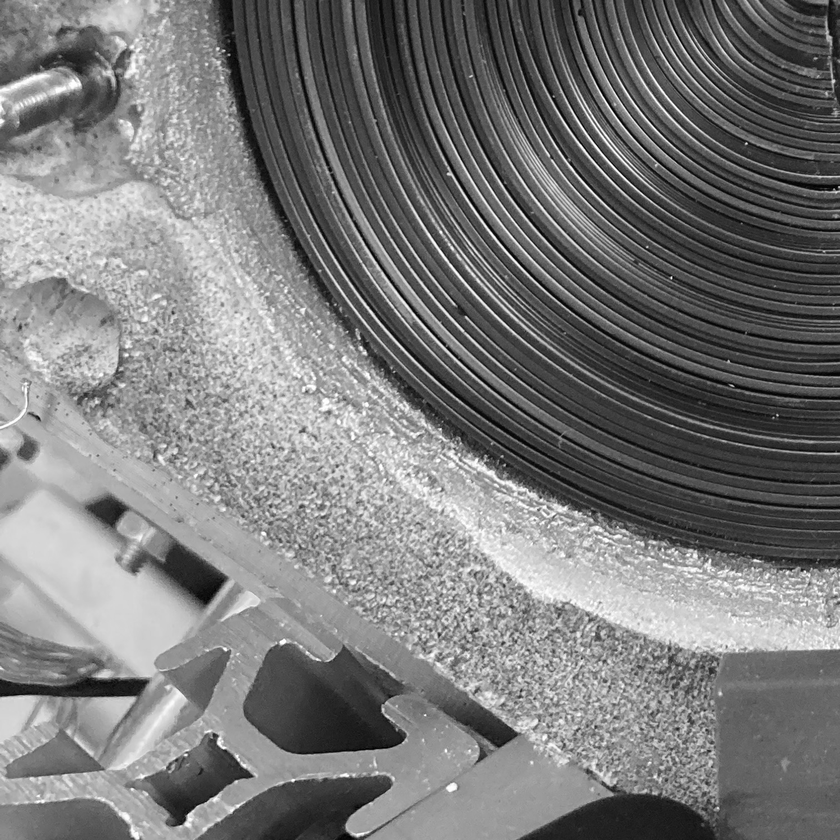
#> input picture submission/images/img_1_0.png, 840 x 840 px, shrunk from 1500 x 1500 before the run
$ python problem_3.py
#> lines starting #> are read from the running program, lines starting #| are printed output that depends on the picture; after the words box and inside, x2 and y2 are one past the last pixel; in counts of white or black regions, pixels touching at a corner belong together
################################
## Travis Allen
## CS 6640 Project 3 Problem 3
################################

## import necessary libraries
import numpy as np
import skimage as sk
from skimage import io
from skimage import filters
from skimage import morphology
import matplotlib.pyplot as plt

from numba import jit

## define function to perform phase correlation
def phase_correlation(F,G):
    ## compute fourier transform of image G
    G_fourier = np.fft.fft2(G)

    ## compute complex conjugate of fourier transform of image F
    F_conj_fourier = np.fft.fft2(F).conj()

    ## compute F*G/(|F*G|)
    correlation_fourier = F_conj_fourier*G_fourier/(np.absolute(F_conj_fourier*G_fourier))

    ## low pass filter the result
    correlation_fourier = gaussian_lowpass(correlation_fourier,20,0)

    ## compute inverse fourier transform to find phase correlation
    correlation = (np.fft.ifft2(correlation_fourier)) ## np.fft.fftshift
    return correlation

## define function to perform low pass filtering in fourier domain, to be used in phase correlation
@jit(nopython=True)
def gaussian_lowpass(image,cutoff,show_filter):
    ## image: Image array to be filtered
    ## cutoff: number of standard deviations to include. Typical value is 8
    ## show_filter: boolean to decide whether or not to show the graph of the filter

    ## start with array of ones
    size = np.shape(image)
    rows = size[0]
    cols = size[1]
    filt_x = np.ones((rows,cols))
    filt_y = np.ones((rows,cols))

    ## elementwise multiply each directional array of ones with gaussian
    sigma_x = cols/cutoff
    sigma_y = rows/cutoff

    ## y direction
    for i in range(rows):
        for j in range(cols):
            ## transform array index to spatial coordindate
            spatial_i = i - ((rows/2)-1)
            spatial_j = j - ((cols/2)-1)

            ## calculate appropriate value of gaussian, replace the appropriate element
            filt_y[i,j] = (1/(np.sqrt(2*np.pi)*sigma_y))*np.exp(-0.5*((spatial_i/sigma_y)**2))
            filt_x[i,j] = (1/(np.sqrt(2*np.pi)*sigma_x))*np.exp(-0.5*((spatial_j/sigma_x)**2))

    # [24 lines of commented-out code are left out]
    return (filt_x*filt_y)*image

## read some images
img_1_0 = io.imread("images/img_1_0.png",as_gray=True)
#> img_1_0 is the input picture: shape (840, 840); min 0, max 255, mean 121.9
img_1_1 = io.imread("images/img_1_1.png",as_gray=True)
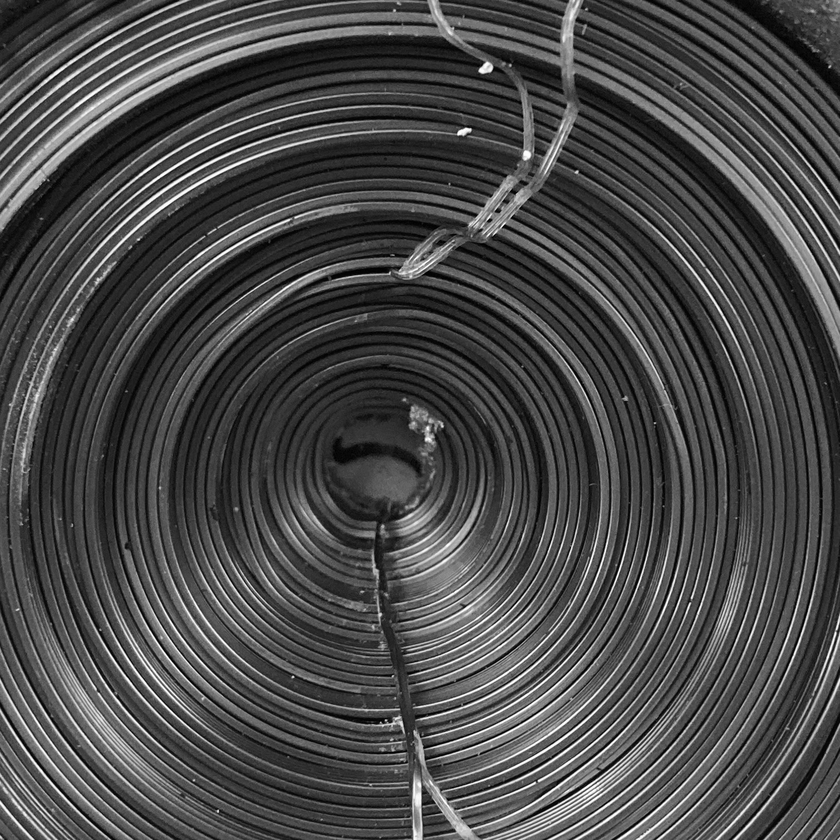
#> input picture submission/images/img_1_1.png, 840 x 840 px, shrunk from 1500 x 1500 before the run
#> img_1_1 is the input picture: shape (840, 840); min 0, max 255, mean 73.4

## find their phase correlation
pc = phase_correlation(img_1_0,img_1_1)

## there is some numerical error so imaginary parts != 0. Extract just the real part
size = np.shape(pc)
#> size = (840, 840)
pc_real = np.zeros((size[0],size[1]))
pc_real = pc.real

## threshold to see results a bit clearer
@jit(nopython=True)
def threshold(image):
    ## set parameter below which to send intensities to 0
    cutoff = 0.94

    ## determine the max intensity in the image
    max_intensity = np.amax(image)

    ## normalize the image
    thresholded_image = image/max_intensity

    ## Loop through each pixel and adjust intensity depending on how close it is to max intensity
    size = np.shape(image)
    for i in range(size[0]):
        for j in range(size[1]):
            if (image[i,j] <= cutoff*max_intensity):
                thresholded_image[i,j] = 0
            else:
                thresholded_image[i,j] = 1

    return thresholded_image

t_image = threshold(pc_real)
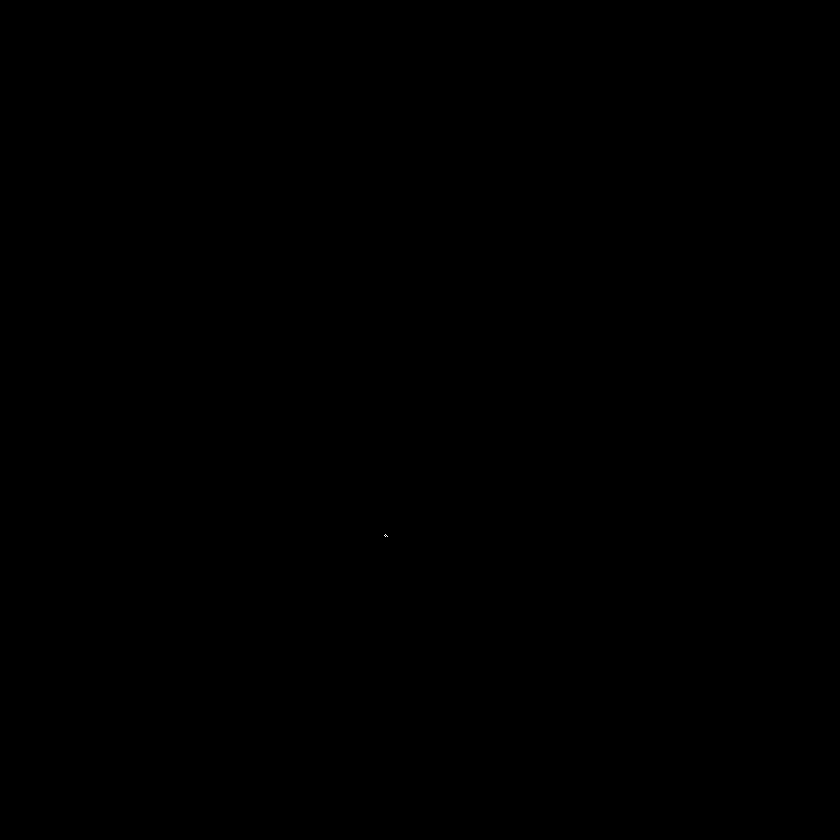
#> t_image: shape (840, 840) float64; values 0 (black) and 1 (white), 0% white in thin lines or dots, all inside (x1, y1, x2, y2) = (384, 534, 388, 537)

## dilate to make even clearer
t_image = morphology.dilation(t_image)
#> t_image: shape (840, 840) float64; values 0 (black) and 1 (white), 0% white in thin lines or dots, all inside (x1, y1, x2, y2) = (383, 533, 389, 538)

## print the maximum element of pc_real
print(np.amax(pc_real))
#| 1.5001092541863584e-07

## find the indices of the maximal element of the phase correlation, call them lambda_y and lambda_x
index = np.unravel_index(np.argmax(pc_real, axis=None), pc_real.shape)
#> index = (536, 385)
lambda_y = index[0]
#> lambda_y = 536
lambda_x = index[1]
#> lambda_x = 385

## now compute the phase correlations of each region
m = size[0]
#> m = 840
n = size[1]
#> n = 840
ml = m-lambda_y
#> ml = 304
nl = n-lambda_x
#> nl = 455
max_correlation = np.zeros((4,1))

## region 0 ------------------------------------------------------------------------
region0_image1 = np.zeros((lambda_y,lambda_x))
region0_image2 = np.zeros((lambda_y,lambda_x))

## populate according to convention described in report
region0_image1[0:-1,0:-1] = img_1_0[ml:-1,nl:-1]
region0_image2[0:-1,0:-1] = img_1_1[0:lambda_y-1,0:lambda_x-1]

## compute phase correlation
region_0_phase_correlation = phase_correlation(region0_image1,region0_image2)

## find the maximal element of the phase correlation and store it
max_correlation[0] = np.amax(region_0_phase_correlation.real)

## region 1 ------------------------------------------------------------------------
region1_image1 = np.zeros((lambda_y,nl))
region1_image2 = np.zeros((lambda_y,nl))

## populate according to convention described in report
region1_image1[0:-1,0:-1] = img_1_0[ml:-1,0:nl-1]
region1_image2[0:-1,0:-1] = img_1_1[0:lambda_y-1,lambda_x:-1]

## compute phase correlation
region_1_phase_correlation = phase_correlation(region1_image1,region1_image2)

## find the maximal element of the phase correlation and store it
max_correlation[1] = np.amax(region_1_phase_correlation.real)

## region 2 ------------------------------------------------------------------------
region2_image1 = np.zeros((ml,lambda_x))
region2_image2 = np.zeros((ml,lambda_x))

## populate according to convention described in report
region2_image1[0:-1,0:-1] = img_1_0[0:ml-1,nl:-1]
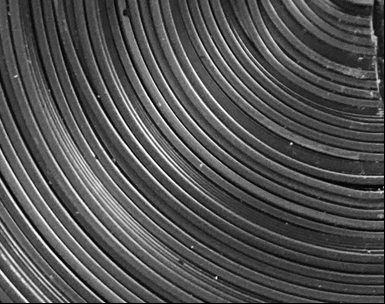
#> region2_image1: shape (304, 385) float64; min 0, max 255, mean 81.8
region2_image2[0:-1,0:-1] = img_1_1[lambda_y:-1,0:lambda_x-1]
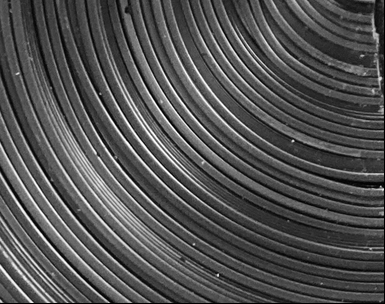
#> region2_image2: shape (304, 385) float64; min 0, max 255, mean 81.9

## compute phase correlation
region_2_phase_correlation = phase_correlation(region2_image1,region2_image2)

## find the maximal element of the phase correlation and store it
max_correlation[2] = np.amax(region_2_phase_correlation.real)

## region 3 ------------------------------------------------------------------------
region3_image1 = np.zeros((ml,nl))
region3_image2 = np.zeros((ml,nl))

## populate according to convention described in report
region3_image1[0:-1,0:-1] = img_1_0[0:ml-1,0:nl-1]
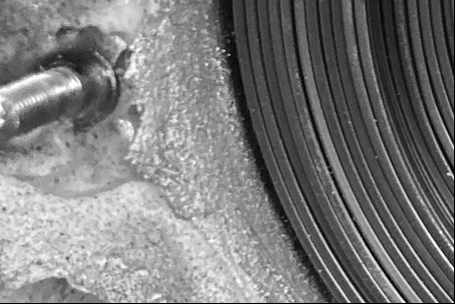
#> region3_image1: shape (304, 455) float64; min 0, max 255, mean 122.7
region3_image2[0:-1,0:-1] = img_1_1[lambda_y:-1,lambda_x:-1]
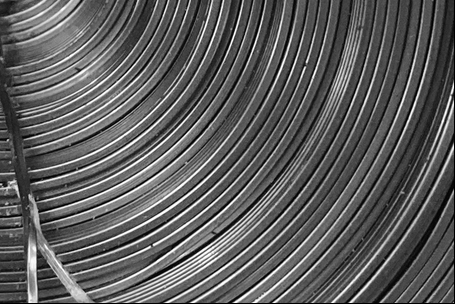
#> region3_image2: shape (304, 455) float64; min 0, max 255, mean 93.8

## compute phase correlation
region_3_phase_correlation = phase_correlation(region3_image1,region3_image2)

## find the maximal element of the phase correlation and store it
max_correlation[3] = np.amax(region_3_phase_correlation.real)

## now find the index of the maximum correlation. This will correspond to the region.
max_idx = np.unravel_index(np.argmax(max_correlation, axis=None), max_correlation.shape)

## now create the canvas depending on the index.
if (max_idx[0] == 0):
    ## create canvas
    canvas = np.ones((2*m-lambda_y,2*n-lambda_x))*127

    ## now plot the images in the right places
    canvas[0:m,0:n] = img_1_0
    canvas[ml:ml+m,nl:nl+n] = img_1_1

    plt.figure(figsize=(9,9.5))
    plt.imshow(canvas,cmap='gray')
    plt.axis('off')
    plt.title("Two-image Mosaic")
    plt.tight_layout()
    plt.savefig("p3_output/img_1_mosaic_lp.png")
    plt.show()

    plt.figure(figsize=(12,6.5))
    plt.subplot(1,2,1)
    plt.imshow(img_1_0,cmap='gray')
    plt.axis('off')
    plt.title("Image 1")

    plt.subplot(1,2,2)
    plt.imshow(img_1_1,cmap='gray')
    plt.axis('off')
    plt.title("Image 2")

    plt.tight_layout()
    # plt.savefig("p3_output/img_0_pieces.png")
    plt.show()

    print("Region 0")

elif (max_idx[0] == 1):
    ## create canvas
    canvas = np.ones((2*m-lambda_y,n+lambda_x))*127

    ## now plot the images in the right places
    canvas[ml:-1,0:n] = img_1_0
    canvas[0:m,lambda_x:-1] = img_1_1

    plt.figure(figsize=(9,9.5))
    plt.imshow(canvas,cmap='gray')
    plt.axis('off')
    plt.title("Two-image Mosaic")
    plt.tight_layout()
    plt.savefig("p3_output/img_1_mosaic_lp.png")
    plt.show()

    plt.figure(figsize=(12,6.5))
    plt.subplot(1,2,1)
    plt.imshow(img_1_0,cmap='gray')
    plt.axis('off')
    plt.title("Image 1")

    plt.subplot(1,2,2)
    plt.imshow(img_1_1,cmap='gray')
    plt.axis('off')
    plt.title("Image 2")

    plt.tight_layout()
    # plt.savefig("p3_output/img_0_pieces.png")
    plt.show()

    print("Region 1")

elif (max_idx[0] == 2):
    ## create canvas
    canvas = np.ones((m+lambda_y,2*n-lambda_x))*127

    ## now plot the images in the right places
    canvas[lambda_y-1:-1,0:n] = img_1_0
    canvas[0:m,nl-1:-1] = img_1_1
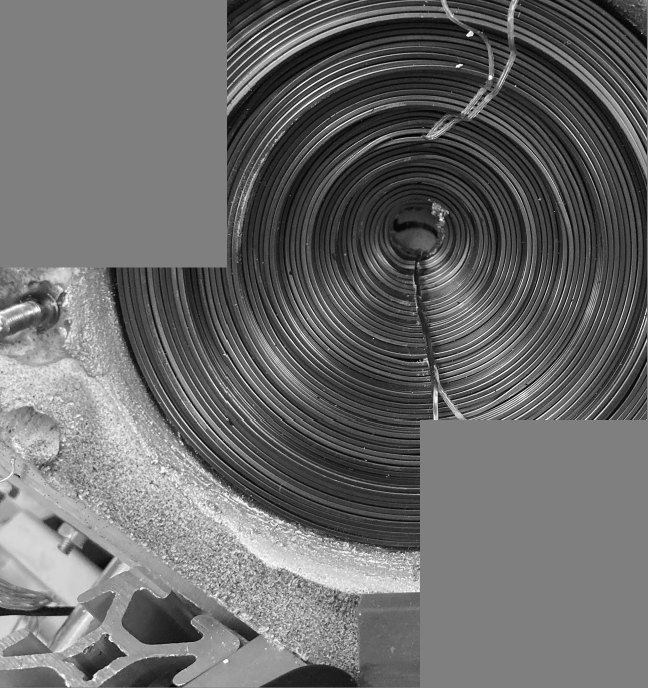
#> canvas: shape (1376, 1295) float64 (shown at 1/2 size); min 0, max 255, mean 106.7
    plt.figure(figsize=(9,9.5))
    plt.imshow(canvas,cmap='gray')
    plt.axis('off')
    plt.title("Two-image Mosaic")
    plt.tight_layout()
    plt.savefig("p3_output/img_1_mosaic_lp.png")
    plt.show()

    plt.figure(figsize=(12,6.5))
    plt.subplot(1,2,1)
    plt.imshow(img_1_0,cmap='gray')
    plt.axis('off')
    plt.title("Image 1")

    plt.subplot(1,2,2)
    plt.imshow(img_1_1,cmap='gray')
    plt.axis('off')
    plt.title("Image 2")

    plt.tight_layout()
    # plt.savefig("p3_output/img_0_pieces.png")
    plt.show()

    print("Region 2")

elif (max_idx[0] == 3):
    ## create canvas
    canvas = np.ones((m+lambda_y,n+lambda_x))*127

    ## now plot the images in the right places
    canvas[lambda_y-1:-1,lambda_x-1:-1] = img_1_0
    canvas[0:m,0:n] = img_1_1

    plt.figure(figsize=(9,9.5))
    plt.imshow(canvas,cmap='gray')
    plt.axis('off')
    plt.title("Two-image Mosaic")
    plt.tight_layout()
    plt.savefig("p3_output/img_1_mosaic_lp.png")
    plt.show()

    plt.figure(figsize=(12,6.5))
    plt.subplot(1,2,1)
    plt.imshow(img_1_0,cmap='gray')
    plt.axis('off')
    plt.title("Image 1")

    plt.subplot(1,2,2)
    plt.imshow(img_1_1,cmap='gray')
    plt.axis('off')
    plt.title("Image 2")

    plt.tight_layout()
    # plt.savefig("p3_output/img_0_pieces.png")
    plt.show()

    print("Region 3")
